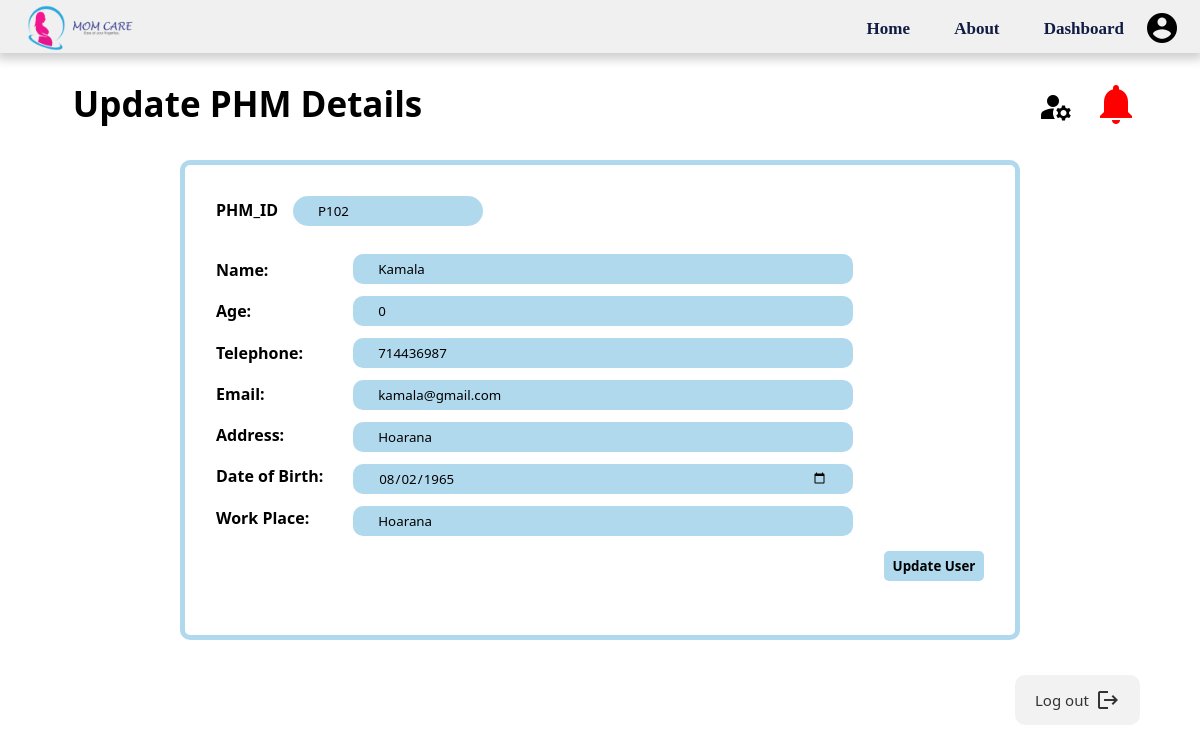
/View/Admin/admin-updatephm.php?id=P102 (signed in), run on the app's committed database.
### tables this page shows
CREATE TABLE `phm_details` (
  `phm_id` varchar(255) NOT NULL,
  `phm_name` varchar(255) NOT NULL,
  `phm_DOB` date NOT NULL,
  `phm_age` int(20) NOT NULL,
  `phm_address` varchar(255) NOT NULL,
  `phm_tele` int(10) NOT NULL,
  `phm_email` varchar(255) NOT NULL,
  `phm_password` varchar(255) NOT NULL,
  `phm_workplace` varchar(255) NOT NULL
);

### Config/admin-updatephmSQLprocess.php (called while the page is built, shortened)
<?php
require_once 'dbConnection.php';
 if (isset($_GET['id'])){
    $sql = $sql = "SELECT phm_id, phm_name, phm_age, phm_DOB, phm_address, phm_email, phm_tele, phm_workplace FROM phm_details WHERE phm_id='";
    $sql .= $_GET['id'];
    $sql .= "'";
    $result = $con->query($sql);
    if ($result->num_rows>0){
        while($row = $result->fetch_assoc()){
            $id = $row['phm_id'];
            $name = $row['phm_name'];
            $work = $row['phm_workplace'];
            $age = $row['phm_age'];
            $address = $row['phm_address'];
            $email = $row['phm_email'];
            $tel = $row['phm_tele'];
            $dob = $row['phm_DOB'];
        }
    }
 }
?>

### View/Admin/admin-updatephm.php (the view, shortened to what this page needs)
<?php
include "..\..\Config\admin-updatephmSQLprocess.php";
include "..\..\Assets\Includes\header_admin.php";
?>
<!DOCTYPE html>
<html lang="en">
<head>
    <link rel="stylesheet" href="..\..\Assets\css\style-common.css" type="text/css">
</head>
<body>
    <div class="a-container">
         <div class="a-content">
            <div class="a-container-n">
            <h1>Update PHM Details</h1>
            <div class="a-container-m">
            <div class="a-dropdown"><div class="a-manage-icon"><i class="material-icons" alt="manage accounts">manage_accounts</i>
        </div>
        </div>
             <a href = "admin-notification.php"><i class="material-icons" alt="notification icon">notifications</i></a>
            </div></div>
            <div class="au-doctor-form">
                <form action="..\..\Config\admin-updatephmprocess.php" method="post">
                    <div class="au-first-raw">
                        <div class="au-doctor-id"><label>PHM_ID</label  name="phmid"><input type="text" name="phmid" value = "<?php  echo $id?>" readonly></div>
                        </div>
                    <div class="au-middle">
                        <div class="au-middle-content">
                        <div class="au-labels">
                        <label>Name:</label>
                        <label>Age:</label>
                        <label>Telephone:</label>
                        <label>Email:</label>
                        <label>Address:</label>
                        <label>Date of Birth:</label>
                        <label>Work Place:</label>
                        </div>
                        <div class="au-inputs">
                        <input type="text" name="name" value = "<?php  echo $name?>">
                        <input type="text" name="age" value = "<?php  echo $age?>">
                        <input type="text" name="tel" value = "<?php  echo $tel?>">
                        <input type="email" name="email" value = "<?php  echo $email?>">
                        <input type="text" name="address" value = "<?php  echo $address?>">
                        <input type="date" name="dob" value = "<?php  echo $dob?>">
                        <input type="text" name="work" value = "<?php  echo $work?>">
                        </div>
                        </div>
                        <div class="au-btn">
                            <button class="au-add-user-btn" type = "submit" name = "insert" value="1">Update User</button>
                        </div>
                    </div>
                </form>
            </div>
        </div>
        <div class="a-content-2">
            <a href = "..\..\Config\admin-logout.php"><button>
                <div class="a-btn-text"><h6>Log out</h6></div>
                <i class="material-icons" alt="logout">logout</i>
            </button></a>
        </div>
    </div>
</body>
</html>

### Assets/css/style-common.css (style rules this page uses)
.a-container { position: absolute; right: 0; width: 100%; height: 100%; background-color: white; }
a { text-decoration: none; }
.a-content { position: relative; margin-top: 5%; min-height: 75%; }
.a-container-n { padding-top: 20px; display: flex; justify-content: space-between; }
.a-container-m { margin-right: 5%; display: flex; }
.a-container-m .material-icons { font-size: 48px; color: red; }
.a-manage-icon .material-icons { font-size: 36px; color: black; padding-top: 25%; margin-left: -50%; }
.a-content-2 { width:95%; display: flex; justify-content: space-between; padding-top: 15px; }
.a-content-2 button { padding: 10px 20px; border-style: none; border-radius: 10px; display: flex; justify-content: space-between; align-items: center; width: 125px; height: 50px; opacity: 0.8; margin-right: 5%; cursor: pointer; }
.a-container-n h1 { text-indent: 0.8rem; font-weight: 600; font-size: 35px; margin-left: 5%; }
.a-btn-text h6 { font-size: 15px; text-decoration: none; font-weight: 500; }
.a-dropdown { position: relative; display: inline-block; }
.au-doctor-form { width: 70%; height: 80%; background-color: white; border: solid 5px rgb(177, 217, 238); margin-left: 15%; margin-top: 27px; border-radius: 10px; position: absolute; }
.au-doctor-form form { padding: 31px; }
.au-first-raw { display: flex; justify-content: space-between; padding-bottom: 25px; }
.au-doctor-id input { border-radius: 20px; border-style: none; outline-style: hidden; padding: 15px 25px; width: 190px; height: 30px; margin-left: 15px; background-color: rgb(177, 217, 238); }
.au-doctor-id label { font-weight: 600; }
.au-middle .au-middle-content { display: flex; margin-top: 3px; height: 75%; }
.au-labels { display: grid; padding-right: 50px; padding-top: 5px; padding-right: 30px; font-weight: 600; }
.au-inputs { display: grid; }
.au-inputs input { border-radius: 10px; border-style: none; outline-style: none; padding: 15px 25px; width: 500px; height: 30px; margin-bottom: 12px; background-color: rgb(177, 217, 238); }
.au-btn { height: 10%; display: flex; justify-content: space-between; }
.au-add-user-btn { width: 100px; height: 30px; background-color: rgb(177, 217, 238);; color: black; border-radius: 5px; border-style: none; margin-top: 3px; font-weight: 600; }

### Assets/Includes/header_admin.php (style rules this page uses)
body { margin: 0%; font-family: system-ui, -apple-system, BlinkMacSystemFont, 'Segoe UI', Roboto, Oxygen, Ubuntu, Cantarell, 'Open Sans', 'Helvetica Neue', sans-serif; }

### View/Admin/admin-updatephm.php (style rules this page uses)
* { margin: 0; padding: 0; box-sizing: border-box; font-family: system-ui, -apple-system, BlinkMacSystemFont, 'Segoe UI', Roboto, Oxygen, Ubuntu, Cantarell, 'Open Sans', 'Helvetica Neue', sans-serif; }

### data on the page
phm_details: phmid "P102", name "Kamala", age "0", tel "714436987", email "kamala@gmail.com", address "Hoarana", dob "08/02/1965", work "Hoarana"
